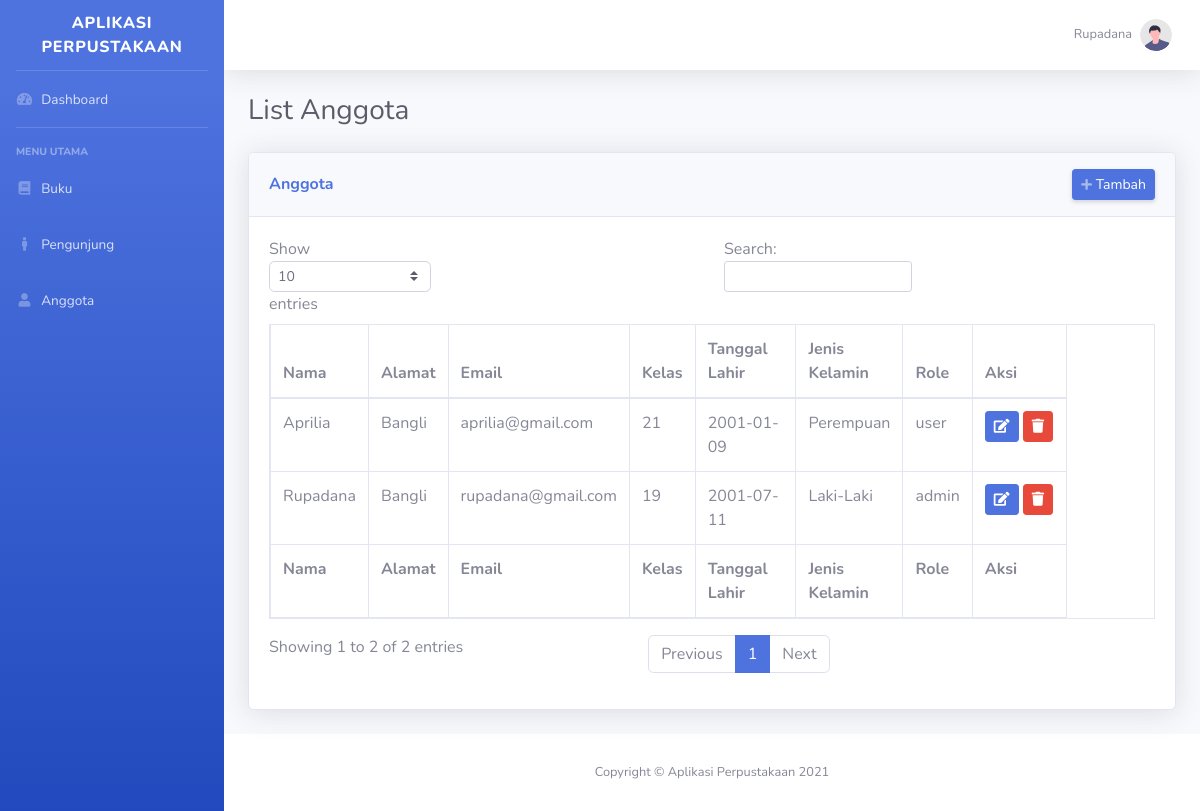
The page /index.php?page=anggota (signed in) on the database its author committed.
### tables this page shows
CREATE TABLE `data_anggota` (
  `id` int NOT NULL,
  `email` varchar(100) NOT NULL,
  `nama` varchar(150) NOT NULL,
  `jk` varchar(2) NOT NULL,
  `kelas` varchar(5) NOT NULL,
  `alamat` varchar(250) NOT NULL,
  `foto` varchar(75) NOT NULL,
  `tanggal_lahir` date DEFAULT NULL
);

CREATE TABLE `users` (
  `user_id` int NOT NULL,
  `username` varchar(150) NOT NULL,
  `password` varchar(15) NOT NULL,
  `id_anggota` int NOT NULL,
  `role` enum('admin','user') DEFAULT NULL
);

### helpers/load_config.php (called while the page is built)
<?php
$config = [];
foreach (glob(__DIR__ . "/../config/*.php") as $key => $value) {
    $data = explode("/", $value);
    $config[substr($data[count($data) - 1], 0, -4)] = require($value);
}
return $config;

### config/app.php (called while the page is built)
<?php
return [
    "name" => "Aplikasi Perpustakaan",
    "url" => "http://localhost:8000",
    "view-only" => [],
];

### config/database.php (called while the page is built)
<?php
return [
    "host" => "db",
    "username" => "aplikasi-perpustakaan",
    "password" => "1jbsUYlINLhAYiXMHp/7jJJ4uXc=",
    "database" => "db_perpustakaan"
];

### helpers/loaders.php (called while the page is built, shortened)
<?php
include __DIR__ . "/../functions/index.php";
include __DIR__ . "/../models/index.php";
if (!function_exists("config")) {
    function config($arg)
    {
        $cfg = require(__DIR__ .  "/load_config.php");
        $args = explode(".", $arg);
        $data = "";
        try {
            foreach ($args as $key => $v) {
                if ($data != '') {
                    $data = $data[$v];
                } else {
                    $data = $cfg[$v];
                }
            }
        } catch (\Throwable $th) {
            $data = "";
        }
        return $data;
    }
}

### functions/database.php (called while the page is built, shortened)
<?php
class DB
{
    static public $_table;
    static private $pdo;
    static private $_join = [];
    static private $_orderby = "";
    static private $_select = "*";
    public static function table($tb)
    {
        try {
            self::$_join = [];
            self::$_select = "*";
            self::$_orderby = "";
            self::$_table = $tb;
            if (!self::$pdo) {
                $host = config("database.host");
                $dbname = config("database.database");
                $user = config("database.username");
                $pass = config("database.password");
                self::$pdo = new PDO("mysql:host=$host;dbname=$dbname;", $user, $pass);
            }
        } catch (PDOException $e) {
            echo 'KONEKSI GAGAL' . $e->getMessage();
        }
        return new static();
    }
    public static function select($_select = "*")
    {
        self::$_select = $_select;
        return new static();
    }
    public static function get()
    {
        $row = self::$pdo->prepare(self::raw_query("get"));
        $row->execute();
        $rowCount = $row->rowCount();
        if ($rowCount > 0) {
            return $row->fetchAll(PDO::FETCH_ASSOC);
        } else {
            return [];
        }
    }
    public static function join($relation, $columna, $columnb)
    {
        self::$_join[] = " inner join $relation on $columna=$columnb";
        return new static();
    }
    public static function raw_query($type = "")
    {
        $query = "";
        $_table = self::$_table;
        switch ($type) {
            case 'get':
                $_select = gettype(self::$_select) == "array" ? implode(",", self::$_select) : self::$_select;
                $query = "select $_select from $_table";
                foreach (self::$_join as $key => $value) {
                    $query .= $value;
                }
                $query .= self::$_orderby;
                break;
        }
        return $query;
    }
}

### models/anggota.php (called while the page is built, shortened)
<?php
class Anggota extends Query
{
    protected static $table = "data_anggota";
    public static function allWithRole()
    {
        return DB::table(static::$table)->select([
            'data_anggota.*',
            'users.role'
        ])->join("users", 'users.id_anggota', 'data_anggota.id')->get();
    }
}

### views/anggota/index.php (the view, shortened to what this page needs)
<?php
$anggotas = Anggota::allWithRole();
?>
<div class="d-sm-flex align-items-center justify-content-between mb-4">
    <h1 class="h3 mb-0 text-gray-800">List Anggota</h1>
</div>
<div class="card shadow mb-4">
    <div class="card-header py-3 d-flex flex-row align-items-center justify-content-between">
        <h6 class="m-0 font-weight-bold text-primary">Anggota</h6>
        <a href="<?= config('app.url') ?>/index.php?page=anggota/tambah" class="d-none d-sm-inline-block btn btn-sm btn-primary shadow-sm card-action"><i class="fas fa-plus fa-sm text-white-50"></i> Tambah</a>
    </div>
    <div class="card-body">
        <table class="table table-responsive table-bordered dataTable" id="dataTable" width="100%" cellspacing="0" role="grid" aria-describedby="dataTable_info" style="width: 100%;">
            <thead>
                <tr role="row">
                <tr>
                    <th>Nama</th>
                    <th>Alamat</th>
                    <th>Email</th>
                    <th>Kelas</th>
                    <th>Tanggal Lahir</th>
                    <th>Jenis Kelamin</th>
                    <th>Role</th>
                    <th colspan="1" rowspan="1" width="120px">Aksi</th>
                </tr>
                </tr>
            </thead>
            <tfoot>
                <tr>
                    <th>Nama</th>
                    <th>Alamat</th>
                    <th>Email</th>
                    <th>Kelas</th>
                    <th>Tanggal Lahir</th>
                    <th>Jenis Kelamin</th>
                    <th>Role</th>
                    <th colspan="1" rowspan="1">Aksi</th>
                </tr>
            </tfoot>
            <tbody>
                <?php
                foreach ($anggotas as $key => $anggota) {
                ?>
                    <tr>
                        <td class="sorting_1"><?= $anggota['nama']  ?></td>
                        <td><?= $anggota['alamat']  ?></td>
                        <td><?= $anggota['email']  ?></td>
                        <td><?= $anggota['kelas']  ?></td>
                        <td><?= $anggota['tanggal_lahir']  ?></td>
                        <td><?= $anggota['jk'] == "P" ? "Perempuan" : "Laki-Laki"  ?></td>
                        <td><?= $anggota['role']  ?></td>
                        <td>
                            <span>
                                <a class="btn btn-sm btn-primary" href="<?= config('app.url') ?>/index.php?page=anggota/edit&id=<?= $anggota['id']  ?>"><i class="fas fa-edit"></i></a>
                            </span>
                            <span>
                                <a class="btn btn-sm btn-danger" onclick="hapus(<?= $anggota['id']  ?>)"><i class="fas fa-trash"></i></a>
                            </span>
                        </td>
                    </tr>
                <?php } ?>
            </tbody>
        </table>
    </div>

### rows shown on the page
data_anggota: nama "Rupadana", alamat "Bangli", email "rupadana@gmail.com", kelas "19", tanggal_lahir "2001-07-11", jk "Laki-Laki", users.role "admin"
data_anggota: nama "Aprilia", alamat "Bangli", email "aprilia@gmail.com", kelas "21", tanggal_lahir "2001-01-09", jk "Perempuan", users.role "user"

### other values the page prints
config("app.name") "APLIKASI PERPUSTAKAAN"
$_SESSION['admin']['nama'] "Rupadana"
config("app.name") "Aplikasi Perpustakaan"
